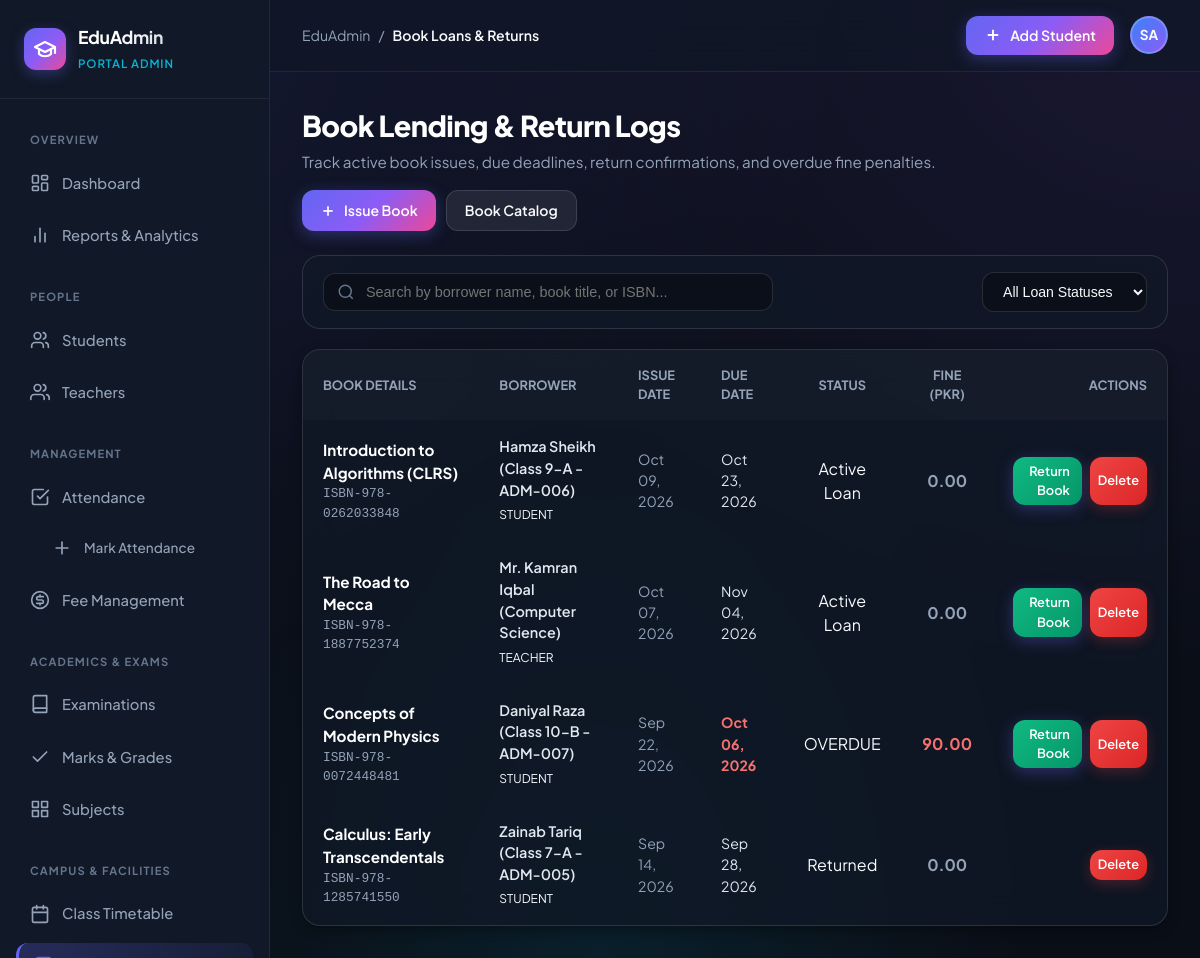
/library/issues/, run on the app's committed database.
### library/models.py (models this page shows, shortened)
class BookIssue(models.Model):
    BORROWER_TYPE_CHOICES = [
        ('student', 'Student'),
        ('teacher', 'Teacher'),
    ]
    STATUS_CHOICES = [
        ('Issued', 'Active / Borrowed'),
        ('Returned', 'Returned'),
        ('Overdue', 'Overdue'),
    ]
    book = models.ForeignKey(Book, on_delete=models.CASCADE, related_name='borrowing_records', verbose_name="Book")
    borrower_type = models.CharField(max_length=10, choices=BORROWER_TYPE_CHOICES, default='student', verbose_name="Borrower Type")
    student = models.ForeignKey('students.Student', on_delete=models.SET_NULL, null=True, blank=True, related_name='borrowed_books', verbose_name="Student")
    teacher = models.ForeignKey('teachers.Teacher', on_delete=models.SET_NULL, null=True, blank=True, related_name='borrowed_books', verbose_name="Teacher")
    issue_date = models.DateField(default=timezone.now, verbose_name="Issue Date")
    due_date = models.DateField(verbose_name="Due Date")
    return_date = models.DateField(null=True, blank=True, verbose_name="Actual Return Date")
    status = models.CharField(max_length=20, choices=STATUS_CHOICES, default='Issued', verbose_name="Loan Status")
    fine_amount = models.DecimalField(max_digits=6, decimal_places=2, default=Decimal('0.00'), verbose_name="Overdue Fine (PKR)")
    remarks = models.CharField(max_length=200, blank=True, verbose_name="Condition / Notes")
    created_at = models.DateTimeField(auto_now_add=True)
    updated_at = models.DateTimeField(auto_now=True)
    class Meta:
        ordering = ['-issue_date', '-created_at']
        verbose_name = "Book Loan Record"
        verbose_name_plural = "Book Loan Records"
    @property
    def borrower_name(self):
        if self.borrower_type == 'student' and self.student:
            return f"{self.student.student_name} ({self.student.student_class} - {self.student.admission_number})"
        elif self.borrower_type == 'teacher' and self.teacher:
            return f"{self.teacher.full_name} ({self.teacher.department})"
        return "Unknown"
    @property
    def is_currently_overdue(self):
        if self.status != 'Returned' and self.due_date:
            return datetime.date.today() > self.due_date
        return False
    def calculate_fine(self, rate_per_day=Decimal('10.00')):
        if self.is_currently_overdue:
            ref_date = self.return_date or datetime.date.today()
            if ref_date > self.due_date:
                days = (ref_date - self.due_date).days
                return Decimal(days) * rate_per_day
        return Decimal('0.00')

class Book(models.Model):
    CATEGORY_CHOICES = [
        ('Science', 'Science & Technology'),
        ('Literature', 'Literature & English'),
        ('Mathematics', 'Mathematics & Logic'),
        ('History', 'History & Social Studies'),
        ('Islamic', 'Islamic & Religious Studies'),
        ('Computer', 'Computer Science & AI'),
        ('General', 'General Reference & Encyclopedias'),
    ]
    title = models.CharField(max_length=200, verbose_name="Book Title")
    isbn = models.CharField(max_length=40, unique=True, verbose_name="ISBN / Catalog ID")
    author = models.CharField(max_length=150, verbose_name="Author")
    category = models.CharField(max_length=40, choices=CATEGORY_CHOICES, default='General', verbose_name="Category")
    publisher = models.CharField(max_length=150, blank=True, verbose_name="Publisher")
    edition = models.CharField(max_length=50, blank=True, default="1st Edition", verbose_name="Edition")
    total_copies = models.PositiveIntegerField(default=1, verbose_name="Total Copies")
    available_copies = models.PositiveIntegerField(default=1, verbose_name="Available Copies")
    rack_location = models.CharField(max_length=50, blank=True, default="Shelf A-1", verbose_name="Rack / Shelf Location")
    created_at = models.DateTimeField(auto_now_add=True)
    updated_at = models.DateTimeField(auto_now=True)
    class Meta:
        ordering = ['title']
        verbose_name = "Library Book"
        verbose_name_plural = "Library Books"

### students/models.py (models this page shows, shortened)
class Student(models.Model):
    student_name = models.CharField(
        max_length=150,
        verbose_name="Student Name",
        help_text="Full legal name of the student"
    )
    admission_number = models.CharField(
        max_length=30,
        unique=True,
        verbose_name="Admission Number",
        help_text="Unique institutional admission identifier"
    )
    student_class = models.CharField(
        max_length=50,
        verbose_name="Class / Grade",
        help_text="Current class or grade level"
    )
    contact_number = models.CharField(
        max_length=20,
        verbose_name="Contact Number",
        help_text="Primary guardian contact phone number"
    )
    created_at = models.DateTimeField(
        auto_now_add=True,
        verbose_name="Registered On"
    )
    updated_at = models.DateTimeField(
        auto_now=True,
        verbose_name="Last Updated"
    )
    class Meta:
        ordering = ['-created_at']
        verbose_name = "Student"
        verbose_name_plural = "Students"

### teachers/models.py (models this page shows, shortened)
class Teacher(models.Model):
    DEPARTMENT_CHOICES = [
        ('Science', 'Science'),
        ('Mathematics', 'Mathematics'),
        ('English', 'English'),
        ('Urdu', 'Urdu'),
        ('Social Studies', 'Social Studies'),
        ('Islamic Studies', 'Islamic Studies'),
        ('Computer Science', 'Computer Science'),
        ('Arts', 'Arts'),
        ('Physical Education', 'Physical Education'),
        ('Other', 'Other'),
    ]
    STATUS_CHOICES = [
        ('Active', 'Active'),
        ('On Leave', 'On Leave'),
        ('Retired', 'Retired'),
        ('Terminated', 'Terminated'),
    ]
    employee_id = models.CharField(
        max_length=30, unique=True, verbose_name='Employee ID'
    )
    full_name = models.CharField(max_length=150, verbose_name='Full Name')
    email = models.EmailField(max_length=254, blank=True, verbose_name='Email Address')
    phone = models.CharField(max_length=20, verbose_name='Contact Number')
    department = models.CharField(
        max_length=60, choices=DEPARTMENT_CHOICES, default='Other', verbose_name='Department'
    )
    subject = models.CharField(max_length=100, verbose_name='Subject / Specialisation')
    assigned_class = models.CharField(
        max_length=100, blank=True, verbose_name='Assigned Class(es)',
        help_text='Comma-separated class names e.g. Class 8-A, Class 9-B'
    )
    qualification = models.CharField(max_length=150, blank=True, verbose_name='Qualification')
    date_joined = models.DateField(verbose_name='Joining Date')
    status = models.CharField(
        max_length=20, choices=STATUS_CHOICES, default='Active', verbose_name='Employment Status'
    )
    created_at = models.DateTimeField(auto_now_add=True)
    updated_at = models.DateTimeField(auto_now=True)
    class Meta:
        ordering = ['-created_at']
        verbose_name = 'Teacher'
        verbose_name_plural = 'Teachers'

### library/views.py (the view, shortened to what this page needs)
# urls.py: path('issues/', views.book_issue_list, name='book_issue_list'),
def book_issue_list(request):
    status_filter = request.GET.get('status', '').strip()
    query = request.GET.get('q', '').strip()
    issues = BookIssue.objects.select_related('book', 'student', 'teacher').all()
    if status_filter:
        issues = issues.filter(status=status_filter)
    for item in issues:
        if item.status == 'Issued' and item.is_currently_overdue:
            item.computed_fine = item.calculate_fine()
        else:
            item.computed_fine = item.fine_amount
    context = {
        'page_title': 'Book Loans & Returns',
        'active_tab': 'library_issues',
        'issues': issues,
        'status_filter': status_filter,
        'query': query,
        'statuses': BookIssue.STATUS_CHOICES,
    }
    return render(request, 'library/issue_list.html', context)

### templates/library/issue_list.html (shortened to what this page needs)
{% extends 'students/base.html' %}
{% block content %}
<div style="display:flex; justify-content:space-between; align-items:flex-start; margin-bottom:24px; flex-wrap:wrap; gap:16px;">
  <div>
    <h1 style="font-size:1.8rem; font-weight:800; color:#fff; letter-spacing:-0.02em;">Book Lending &amp; Return Logs</h1>
    <p style="color:var(--text-muted); font-size:0.95rem; margin-top:4px;">Track active book issues, due deadlines, return confirmations, and overdue fine penalties.</p>
  </div>
  <div style="display:flex; gap:10px; flex-wrap:wrap;">
    <a href="{% url 'library:book_issue_create' %}" class="btn-primary" id="issue-book-btn">
      <svg width="16" height="16" viewBox="0 0 24 24" fill="none" stroke="currentColor" stroke-width="2.5"><line x1="12" x2="12" y1="5" y2="19"/><line x1="5" x2="19" y1="12" y2="12"/></svg>
      Issue Book
    </a>
    <a href="{% url 'library:book_list' %}" class="btn-secondary">
      Book Catalog
    </a>
  </div>
</div>
<form method="GET" class="filter-bar" style="margin-bottom:20px;">
  <div class="search-input-wrap">
    <svg viewBox="0 0 24 24" fill="none" stroke="currentColor" stroke-width="2"><circle cx="11" cy="11" r="8"/><line x1="21" y1="21" x2="16.65" y2="16.65"/></svg>
    <input type="text" name="q" value="{{ query }}" class="search-input" placeholder="Search by borrower name, book title, or ISBN..." autocomplete="off">
  </div>
  <div style="display:flex; gap:10px; flex-wrap:wrap; align-items:center;">
    <select name="status" class="filter-select" onchange="this.form.submit()">
      <option value="">All Loan Statuses</option>
    </select>
  </div>
</form>
<div class="glass-card" style="padding:0; overflow:hidden;">
  <div style="overflow-x:auto;">
    <table class="data-table" style="width:100%; border-collapse:collapse;">
      <thead>
        <tr style="border-bottom:1px solid var(--border-color); background:rgba(255,255,255,0.02);">
          <th style="padding:16px 20px; text-align:left; font-size:0.8rem; text-transform:uppercase; color:var(--text-muted);">Book Details</th>
          <th style="padding:16px 20px; text-align:left; font-size:0.8rem; text-transform:uppercase; color:var(--text-muted);">Borrower</th>
          <th style="padding:16px 20px; text-align:left; font-size:0.8rem; text-transform:uppercase; color:var(--text-muted);">Issue Date</th>
          <th style="padding:16px 20px; text-align:left; font-size:0.8rem; text-transform:uppercase; color:var(--text-muted);">Due Date</th>
          <th style="padding:16px 20px; text-align:center; font-size:0.8rem; text-transform:uppercase; color:var(--text-muted);">Status</th>
          <th style="padding:16px 20px; text-align:center; font-size:0.8rem; text-transform:uppercase; color:var(--text-muted);">Fine (PKR)</th>
          <th style="padding:16px 20px; text-align:right; font-size:0.8rem; text-transform:uppercase; color:var(--text-muted);">Actions</th>
        </tr>
      </thead>
      <tbody>
        {% for issue in issues %}
        <tr style="border-bottom:1px solid var(--border-color); transition:background 0.15s ease;" onmouseover="this.style.background='rgba(255,255,255,0.03)'" onmouseout="this.style.background='transparent'">
          <td style="padding:16px 20px;">
            <div style="font-weight:700; color:#fff; font-size:0.95rem;">{{ issue.book.title }}</div>
            <div style="font-size:0.8rem; color:var(--text-muted); font-family:monospace;">{{ issue.book.isbn }}</div>
          </td>
          <td style="padding:16px 20px;">
            <div style="font-weight:600; color:#e2e8f0; font-size:0.9rem;">
              {{ issue.borrower_name }}
            </div>
            <span style="font-size:0.75rem; text-transform:uppercase; color:var(--cyan);">
              {{ issue.get_borrower_type_display }}
            </span>
          </td>
          <td style="padding:16px 20px; color:var(--text-muted); font-size:0.88rem;">
            {{ issue.issue_date|date:"M d, Y" }}
          </td>
          <td style="padding:16px 20px; font-size:0.88rem; {% if issue.is_currently_overdue %}color:#f87171; font-weight:700;{% else %}color:#e2e8f0;{% endif %}">
            {{ issue.due_date|date:"M d, Y" }}
          </td>
          <td style="padding:16px 20px; text-align:center;">
            {% if issue.status == 'Returned' %}
              <span class="status-badge badge-active">Returned</span>
            {% elif issue.is_currently_overdue %}
              <span class="status-badge badge-unpaid">OVERDUE</span>
            {% else %}
              <span class="status-badge badge-partial">Active Loan</span>
            {% endif %}
          </td>
          <td style="padding:16px 20px; text-align:center; font-weight:700; color:{% if issue.computed_fine > 0 %}#f87171{% else %}var(--text-muted){% endif %};">
            {{ issue.computed_fine|floatformat:2 }}
          </td>
          <td style="padding:16px 20px; text-align:right;">
            <div style="display:inline-flex; gap:8px;">
              {% if issue.status != 'Returned' %}
                <a href="{% url 'library:book_return_action' issue.pk %}" class="btn-primary" style="padding:5px 12px; font-size:0.8rem; background:linear-gradient(135deg, #10b981, #059669);">
                  Return Book
                </a>
              {% endif %}
              <a href="{% url 'library:book_issue_delete' issue.pk %}" class="btn-danger" style="padding:5px 8px; font-size:0.8rem;">
                Delete
              </a>
            </div>
          </td>
        </tr>
        {% empty %}
        <tr>
          <td colspan="7" style="padding:48px 20px; text-align:center; color:var(--text-muted);">
            No book loans recorded. Issue a book to a student or faculty member.
          </td>
        </tr>
        {% endfor %}
      </tbody>
    </table>
  </div>
</div>
{% endblock %}

### data on the page
BookIssue: book "Introduction to Algorithms (CLRS)", book.isbn "ISBN-978-0262033848", borrower_name "Hamza Sheikh (Class 9-A - ADM-006)", borrower_type "STUDENT", issue_date "Oct 09, 2026", due_date "Oct 23, 2026", status "Active Loan", computed_fine "0.00"
BookIssue: book "The Road to Mecca", book.isbn "ISBN-978-1887752374", borrower_name "Mr. Kamran Iqbal (Computer Science)", borrower_type "TEACHER", issue_date "Oct 07, 2026", due_date "Nov 04, 2026", status "Active Loan", computed_fine "0.00"
BookIssue: book "Concepts of Modern Physics", book.isbn "ISBN-978-0072448481", borrower_name "Daniyal Raza (Class 10-B - ADM-007)", borrower_type "STUDENT", issue_date "Sep 22, 2026", due_date "Oct 06, 2026", status "OVERDUE", computed_fine "90.00"
BookIssue: book "Calculus: Early Transcendentals", book.isbn "ISBN-978-1285741550", borrower_name "Zainab Tariq (Class 7-A - ADM-005)", borrower_type "STUDENT", issue_date "Sep 14, 2026", due_date "Sep 28, 2026", status "Returned", computed_fine "0.00"

### other printed values
{{ page_title|default:"Overview" }} "Book Loans & Returns"
